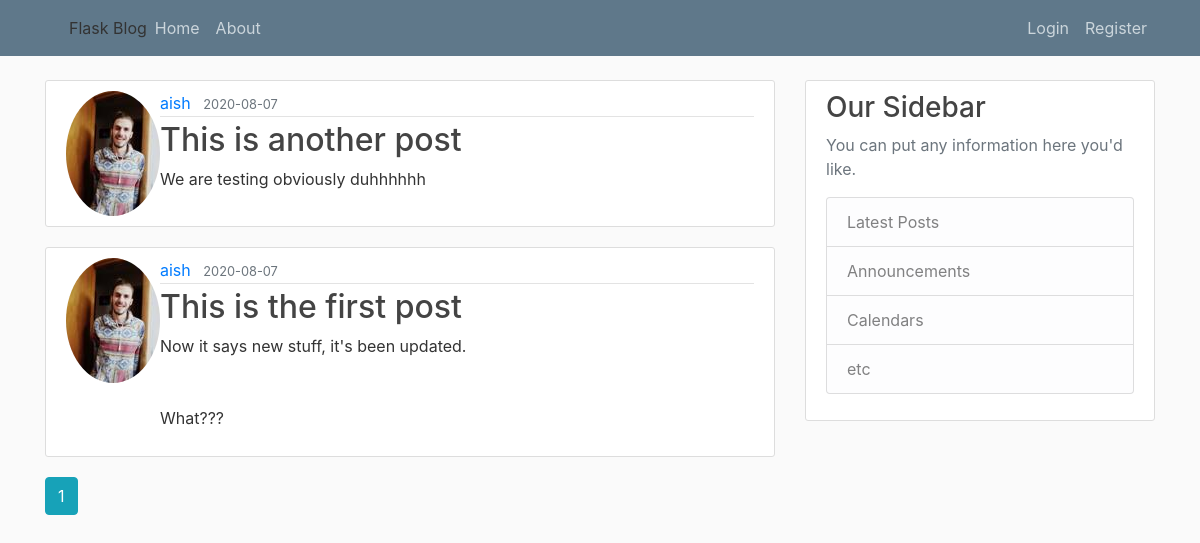
The app's page /home, older data.
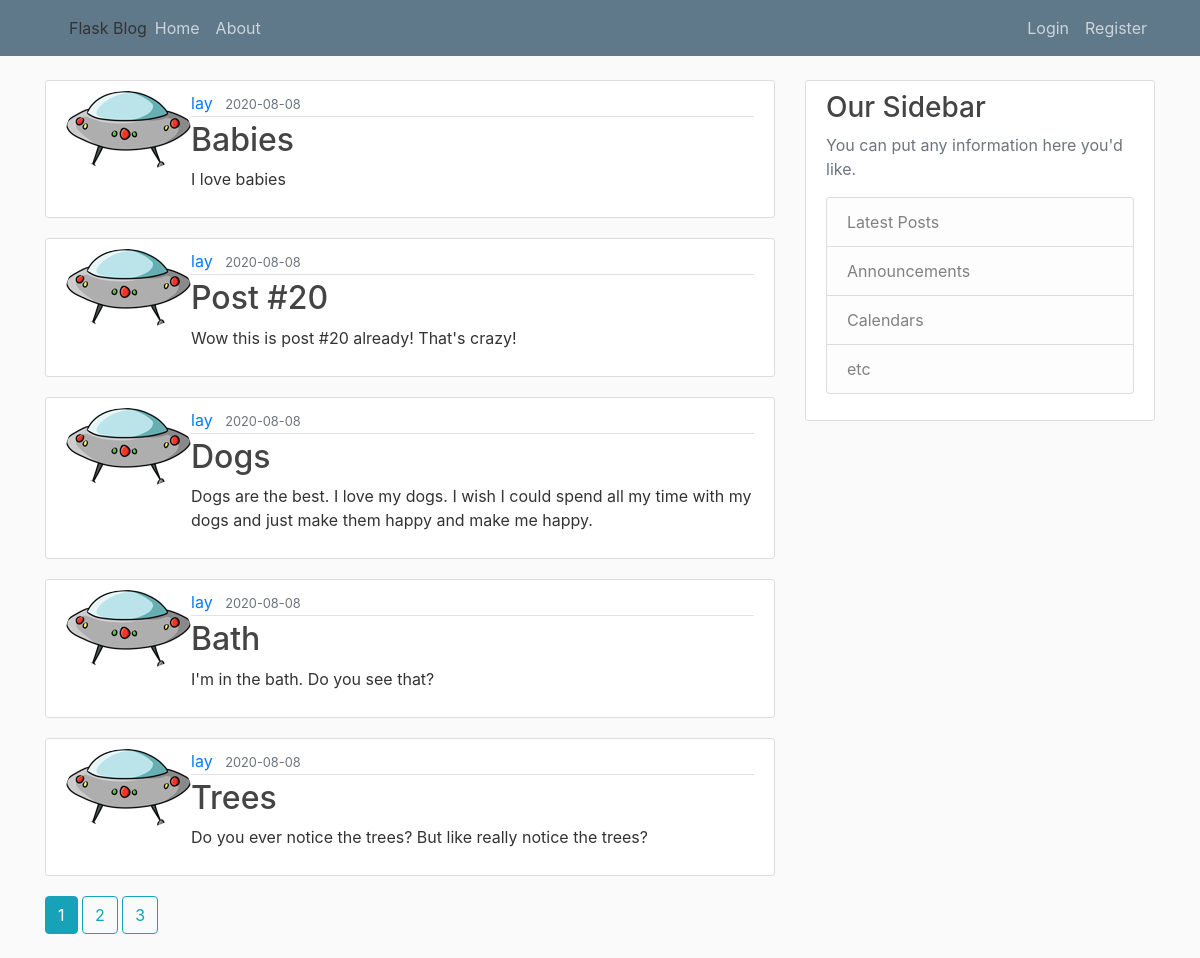
The same page, newer data.
### flaskblog/models.py (models this page shows, shortened)
class Post(db.Model):
    id = db.Column(db.Integer, primary_key=True)
    title = db.Column(db.String(100), nullable=False)
    date_posted = db.Column(db.DateTime,
                            nullable=False,
                            default=datetime.utcnow)
    content = db.Column(db.Text, nullable=False)
    user_id = db.Column(db.Integer, db.ForeignKey('user.id'), nullable=False)

class User(db.Model, UserMixin):
    id = db.Column(db.Integer, primary_key=True)
    username = db.Column(db.String(20), unique=True, nullable=False)
    email = db.Column(db.String(120), unique=True, nullable=False)
    image_file = db.Column(db.String(20),
                           nullable=False,
                           default='default.jpg')
    password = db.Column(db.String(60), nullable=False)
    posts = db.relationship('Post', backref='author', lazy=True)

### flaskblog/main/routes.py (the view)
@main.route("/")
@main.route("/home")
def home():
    page = request.args.get('page', 1, type=int)
    posts = Post.query.order_by(Post.date_posted.desc())\
                        .paginate(page=page, per_page=5)
    return render_template("home.html", posts=posts)

### flaskblog/templates/home.html
{% extends "layout.html" %}
{% block content %}
    {% for post in posts.items %}
        <article class="media content-section">
            <img class="rounded-circle articl-img" src="{{ url_for('static', filename='profile_pics/' + post.author.image_file) }}">
            <div class="media-body">
                <div class="article-metadata">
                    <a class="mr-2" href="{{ url_for('users.user_posts', username=post.author.username) }}">{{ post.author.username }}</a>
                    <small class="text-muted">{{ post.date_posted.strftime('%Y-%m-%d') }}</small>
                </div>
                <h2><a class="article-title" href="{{ url_for('posts.post', post_id=post.id) }}">{{ post.title }}</a></h2>
                <p class="article-content">{{ post.content }}</p>
            </div>
        </article>
    {% endfor %}
    {% for page_num in posts.iter_pages(left_edge=1, right_edge=1, left_current=1, right_current=2) %}
        {% if page_num %}
            {% if posts.page == page_num %}
                <a class="btn btn-info mb-4" href="{{ url_for('main.home', page=page_num) }}">{{ page_num }}</a>
            {% else %}
                <a class="btn btn-outline-info mb-4" href="{{ url_for('main.home', page=page_num) }}">{{ page_num }}</a>
            {% endif %}
        {% else %}
            ...
        {% endif %}
    {% endfor %}
{% endblock content %}

Row changes from the older to the newer data that the page shows:
no longer on this page (row unchanged): Post: image_file (picture), author.username "aish", date_posted "2020-08-07", title "This is another post", content "We are testing obviously duhhhhhh"
no longer on this page (row unchanged): Post: image_file (picture), author.username "aish", date_posted "2020-08-07", title "This is the first post", content "Now it says new stuff, it's been updated. What???"
added Post: image_file (picture), author.username "lay", date_posted "2020-08-08", title "Babies", content "I love babies"
added Post: image_file (picture), author.username "lay", date_posted "2020-08-08", title "Post #20", content "Wow this is post #20 already! That's crazy!"
added Post: image_file (picture), author.username "lay", date_posted "2020-08-08", title "Dogs", content "Dogs are the best. I love my dogs. I wish I could spend all my time with my dogs and just make them happy and make me happy."
added Post: image_file (picture), author.username "lay", date_posted "2020-08-08", title "Bath", content "I'm in the bath. Do you see that?"
added Post: image_file (picture), author.username "lay", date_posted "2020-08-08", title "Trees", content "Do you ever notice the trees? But like really notice the trees?"
Text that changed along with them:
new list line: "2"
new list line: "3"
